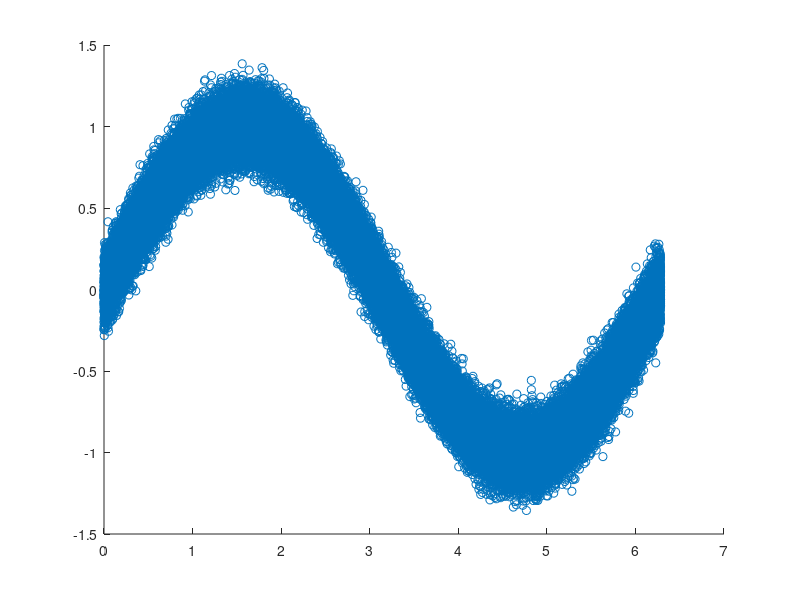

MATLAB code to generate this figure: (Note: this script raises an error after producing the figure.)
x = 0:0.0000001:2*pi;
x = x';
y = sin(x);
close all
n = numel(x);
r = randi([1 n],100000,1);
X = x(r);
Y = y(r);
Y = Y + normrnd(0,0.1,size(Y));
%%
figure
scatter(X,Y)
%%
B = TreeBagger(10,X,Y,'Method','regression','InBagFraction',0.05);
%view(B.Trees{1})
Xpred =0:0.001:2*pi;
Ypred = predict(B,Xpred');

%%
%SVM = fitrsvm(X,Y,'OptimizeHyperparameters','auto',...
%    'HyperparameterOptimizationOptions',struct('AcquisitionFunctionName',...
%    'expected-improvement-plus'))
SVM = fitrsvm(X,Y,'Standardize',true,'KernelFunction','rbf')

%%
SMVYpred = predict(SVM,Xpred');

figure
hold on
plot(Xpred,Ypred);
plot(Xpred,SMVYpred);
plot(Xpred,sin(Xpred));
x = 0.1;
legend('BagTrees', 'SVM','ground truth')

tic;
predict(SVM, x);
toc;